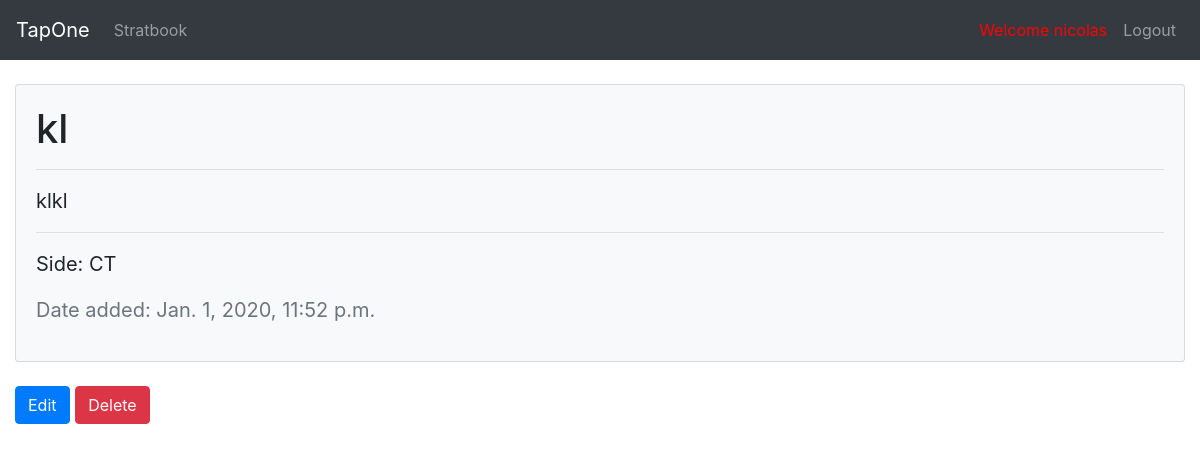
Screenshot of /stratbook/strat/3/ (signed in) with the database file from the repository.
### StratBook/models.py (models this page shows, shortened)
class Strategy(models.Model):
    map_name = models.ForeignKey(Map, on_delete=models.CASCADE)
    name = models.CharField(max_length=200)
    description = models.TextField()
    team = models.CharField(max_length=2)
    added_date = models.DateTimeField('date added', default=timezone.now)

### StratBook/views.py (the view)
# urls.py: path('strat/<int:pk>/', views.StrategyDetailView.as_view(), name="strat"),
@method_decorator(login_required, name='dispatch')
@method_decorator(permission_required('StratBook.view_strategy', raise_exception=True), name ='dispatch')
class StrategyDetailView(generic.DetailView):
    model = Strategy
    template_name = 'StratBook/strat_detail.html'
    context_object_name = 'strat'

### StratBook/templates/StratBook/strat_detail.html (shortened to what this page needs)
{% extends "base.html" %}
{% block content %}
<div class="card bg-light">
  <div class="card-body">
    <h1 class="card-title">{{strat.name}}</h1>
    <hr>
    <p class="card-text">
      <div class="desc">{{strat.description}}</div>
      <hr>
      <p class="team">Side: {{strat.team}}</p>
      <p class="date text-muted">Date added: {{strat.added_date}}</p>
    </p>
  </div>
</div>
{% if perms.StratBook.edit_strategy %}
    <a class="btn btn-primary mt-4" href={% url 'StratBook:update_strat' strat.id %}>Edit</a>
{% endif %}
{% if perms.StratBook.delete_strategy %}
    <a class="btn btn-danger mt-4" href={% url 'StratBook:delete_strat' strat.id %}>Delete</a>
{% endif %}
{% endblock %}

### templates/navbar.html (shortened to what this page needs)
<nav class="navbar navbar-expand-sm navbar-dark bg-dark">
  <a class="navbar-brand" href={% url 'index' %}>TapOne</a>
  <div class="collapse navbar-collapse" id="navbarsExample04">
    <ul class="navbar-nav mr-auto">
      <li class="nav-item">
        <a class="nav-link" href={% url 'StratBook:index' %}>Stratbook</a>
      </li>
    </ul>
    <ul class="navbar-nav ml-auto">
        {% if user.is_authenticated %}
          <li class="nav-item">
            <div class="welcomer"> Welcome {{user.username}}</div>
          </li>
          <li class="nav-item">
            <a class="nav-link" href={% url 'logout' %}>Logout</a>
          </li>
        {% endif %}
    </ul>
  </div>
</nav>

### static/css/style.css (style rules this page uses)
nav.bg-dark { padding-top: 10px; padding-bottom: 10px; }
.welcomer { padding: 8px; font-size: 1rem; color: red; }

### rows the page displays
Strategy: name "kl", description "klkl", team "CT", added_date "Jan. 1, 2020, 11:52 p.m."

### other values shown
{{ user.username }} "nicolas"
